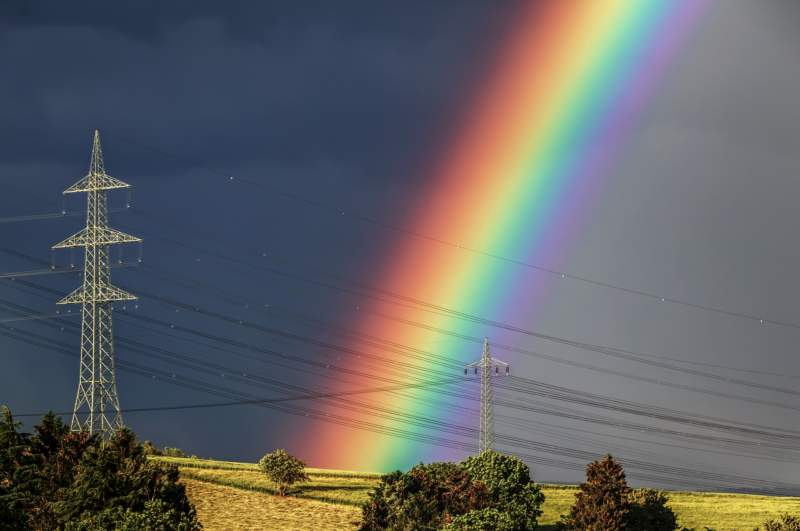
#> input picture arcoiris.jpg, 800 x 531 px
$ jupyter execute 'Clase 1.ipynb'   (shell and % lines are left out)
#> lines starting #> are read from the running program, lines starting #| are printed output that depends on the picture
[cell 1]
from google.colab import drive

[cell 2]
drive.mount('gdrive')

[cell 3]
# Ingresar a la carpeta de trabajo
cd gdrive/My\ Drive/TRABAJOS/UMAKER/CLASE\ 1/

[cell 4]
# Importar librerias

import matplotlib.pyplot as plt
import numpy as np
import cv2

plt.rcParams['figure.figsize'] = [10,5]

[cell 5]
# Leer una imagen
imgbgr = cv2.imread('arcoiris.jpg')
#> imgbgr is the input picture: shape (531, 800, 3); mean B, G, R 100.7, 99.1, 98.7
print('Tamaño :',imgbgr.shape)
#| Tamaño : (531, 800, 3)

[cell 6]
# Ploteando imagen con matplotlib
imgrgb = cv2.cvtColor(imgbgr, cv2.COLOR_BGR2RGB)
plt.imshow(imgrgb)
plt.show()

[cell 7]
# Ploteando los 3 canales
plt.figure()
plt.subplot(131)
plt.imshow(imgrgb[:,:,0])
plt.title('R channel')
plt.subplot(132)
plt.imshow(imgrgb[:,:,1])
plt.title('G channel')
plt.subplot(133)
plt.imshow(imgrgb[:,:,2])
plt.title('B channel')
plt.show()
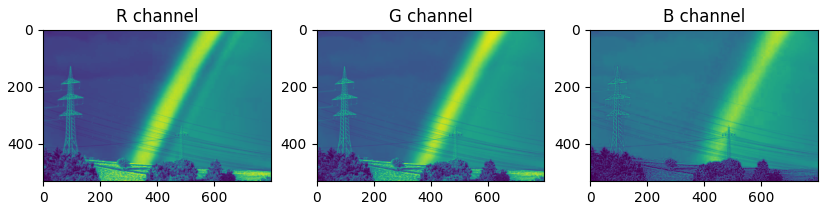
#> figure drawn by matplotlib, 3 panels

[cell 8]
imghsv = cv2.cvtColor(imgbgr,cv2.COLOR_BGR2HSV)
#> imghsv: shape (531, 800, 3); mean H, S, V 88, 85.3, 119

[cell 9]
h_channel = imghsv[:,:,0]
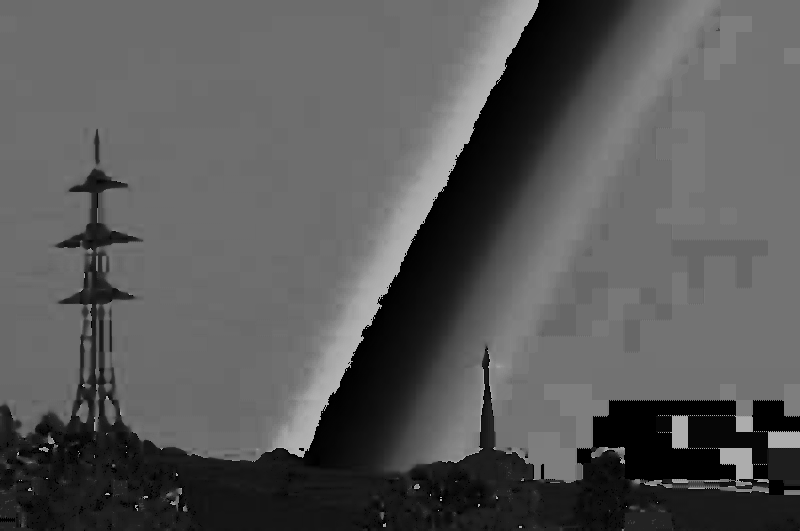
#> h_channel: shape (531, 800); min 0, max 179, mean 88

[cell 10]
h_channel.max()
#> Out = 179
